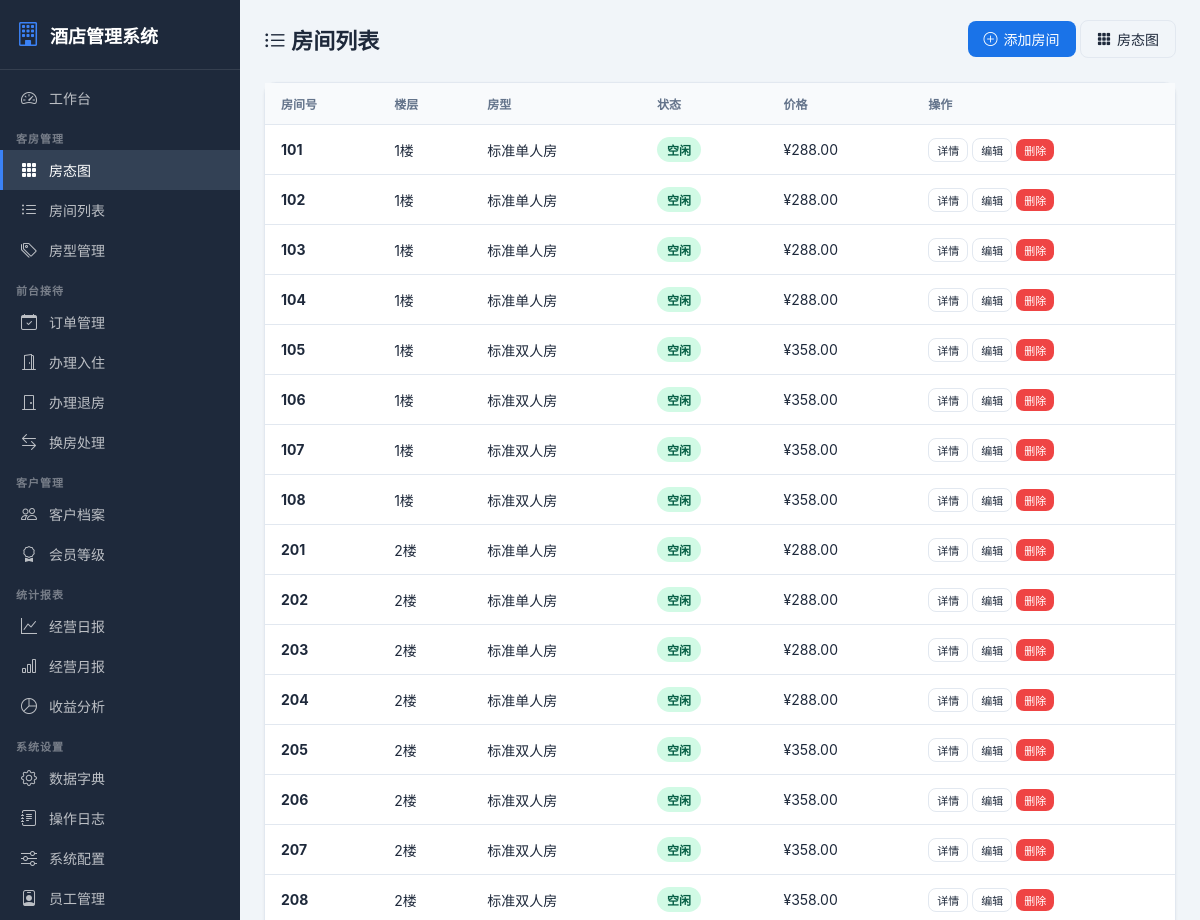
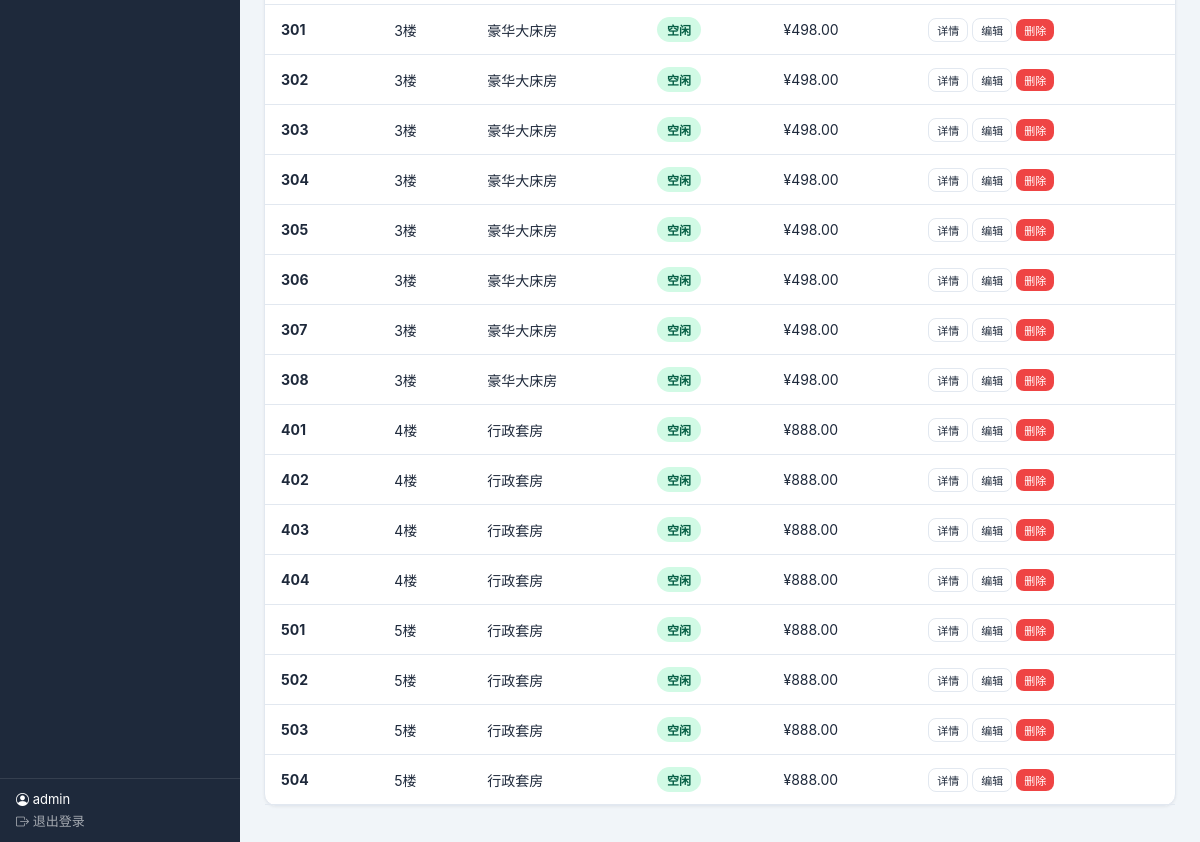
The app's page /rooms/list/ (signed in) with its own data (2 pictures, top to bottom).
### rooms/models.py (models this page shows, shortened)
class Room(models.Model):
    STATUS_CHOICES = [
        ("available", "空闲"),
        ("occupied", "住人"),
        ("reserved", "预定"),
        ("dirty", "脏房"),
        ("maintenance", "维修"),
    ]
    room_number = models.CharField(verbose_name="房间号", max_length=20, unique=True)
    floor = models.IntegerField(verbose_name="楼层", default=1)
    room_type = models.ForeignKey(RoomType, on_delete=models.CASCADE, verbose_name="房型")
    status = models.CharField(verbose_name="状态", max_length=20, choices=STATUS_CHOICES, default="available")
    price_override = models.DecimalField(verbose_name="价格覆盖", max_digits=10, decimal_places=2, default=0, help_text="0表示使用房型默认价格")
    notes = models.TextField(verbose_name="备注", blank=True)
    created_at = models.DateTimeField(verbose_name="创建时间", auto_now_add=True)
    class Meta:
        verbose_name = "房间"
        verbose_name_plural = "房间管理"
    def current_price(self):
        if self.price_override > 0:
            return self.price_override
        return self.room_type.base_price

class RoomType(models.Model):
    name = models.CharField(verbose_name="房型名称", max_length=50, unique=True)
    code = models.CharField(verbose_name="房型代码", max_length=20, unique=True)
    description = models.TextField(verbose_name="描述", blank=True)
    base_price = models.DecimalField(verbose_name="基础价格", max_digits=10, decimal_places=2)
    weekend_price = models.DecimalField(verbose_name="周末价格", max_digits=10, decimal_places=2, default=0)
    holiday_price = models.DecimalField(verbose_name="节假日价格", max_digits=10, decimal_places=2, default=0)
    capacity = models.IntegerField(verbose_name="容纳人数", default=2)
    bed_type = models.CharField(verbose_name="床型", max_length=50, default="大床")
    area = models.CharField(verbose_name="面积", max_length=20, blank=True)
    amenities = models.TextField(verbose_name="设施", blank=True)
    created_at = models.DateTimeField(verbose_name="创建时间", auto_now_add=True)
    class Meta:
        verbose_name = "房型"
        verbose_name_plural = "房型管理"

### rooms/views.py (the view)
# urls.py: path("list/", views.room_list, name="room_list"),
@login_required
def room_list(request):
    rooms = Room.objects.select_related("room_type").all().order_by("floor", "room_number")
    return render(request, "rooms/room_list.html", {"rooms": rooms})

### rooms/templates/rooms/room_list.html (shortened to what this page needs)
{% extends 'base.html' %}
{% block content %}
<div class="page-header">
    <h1><i class="bi bi-list-ul"></i> 房间列表</h1>
    <div>
        <a href="{% url 'rooms:room_create' %}" class="btn btn-primary"><i class="bi bi-plus-circle"></i> 添加房间</a>
        <a href="{% url 'rooms:room_grid' %}" class="btn btn-outline"><i class="bi bi-grid-3x3-gap-fill"></i> 房态图</a>
    </div>
</div>
<div class="card">
    <div class="card-body" style="padding:0">
        <table class="table">
            <thead>
                <tr><th>房间号</th><th>楼层</th><th>房型</th><th>状态</th><th>价格</th><th>操作</th></tr>
            </thead>
            <tbody>
                {% for room in rooms %}
                <tr>
                    <td><strong>{{ room.room_number }}</strong></td>
                    <td>{{ room.floor }}楼</td>
                    <td>{{ room.room_type.name }}</td>
                    <td><span class="badge {% if room.status == 'available' %}badge-success{% elif room.status == 'occupied' %}badge-info{% elif room.status == 'reserved' %}badge-warning{% elif room.status == 'dirty' %}badge-danger{% else %}badge-gray{% endif %}">{{ room.get_status_display }}</span></td>
                    <td>¥{{ room.current_price }}</td>
                    <td>
                        <a href="{% url 'rooms:room_detail' room.pk %}" class="btn btn-outline btn-xs">详情</a>
                        <a href="{% url 'rooms:room_edit' room.pk %}" class="btn btn-outline btn-xs">编辑</a>
                        <a href="{% url 'rooms:room_delete' room.pk %}" class="btn btn-danger btn-xs" onclick="return confirm('确认删除?')">删除</a>
                    </td>
                </tr>
                {% empty %}
                <tr><td colspan="6" style="text-align:center;color:var(--text-light);padding:30px">暂无房间</td></tr>
                {% endfor %}
            </tbody>
        </table>
    </div>
</div>
{% endblock %}

### templates/base.html (shortened to what this page needs)
<!DOCTYPE html>
<html lang="zh-CN">
<head>
    {% load static %}
    <link rel="stylesheet" href="{% static 'css/style.css' %}">
    <link rel="stylesheet" href="https://cdn.jsdelivr.net/npm/bootstrap-icons@1.11.3/font/bootstrap-icons.css">
</head>
<body>
    {% if user.is_authenticated %}
    <aside class="sidebar">
        <div class="sidebar-brand">
            <i class="bi bi-building"></i>
            <span>酒店管理系统</span>
        </div>
        <nav class="sidebar-nav">
            <a href="{% url 'dashboard' %}" class="sidebar-item {% if request.resolver_match.url_name == 'dashboard' %}active{% endif %}">
                <i class="bi bi-speedometer2"></i> <span>工作台</span>
            </a>
            <div class="sidebar-section">客房管理</div>
            <a href="{% url 'rooms:room_grid' %}" class="sidebar-item {% if 'rooms' in request.path and 'types' not in request.path %}active{% endif %}">
                <i class="bi bi-grid-3x3-gap-fill"></i> <span>房态图</span>
            </a>
            <a href="{% url 'rooms:room_list' %}" class="sidebar-item">
                <i class="bi bi-list-ul"></i> <span>房间列表</span>
            </a>
            <a href="{% url 'rooms:room_type_list' %}" class="sidebar-item {% if 'types' in request.path %}active{% endif %}">
                <i class="bi bi-tags"></i> <span>房型管理</span>
            </a>
            <div class="sidebar-section">前台接待</div>
            <a href="{% url 'bookings:booking_list' %}" class="sidebar-item {% if 'bookings' in request.path and 'check' not in request.path %}active{% endif %}">
                <i class="bi bi-calendar-check"></i> <span>订单管理</span>
            </a>
            <a href="{% url 'bookings:check_in' %}" class="sidebar-item">
                <i class="bi bi-door-open"></i> <span>办理入住</span>
            </a>
            <a href="{% url 'bookings:check_out' %}" class="sidebar-item">
                <i class="bi bi-door-closed"></i> <span>办理退房</span>
            </a>
            <a href="{% url 'bookings:room_change' %}" class="sidebar-item">
                <i class="bi bi-arrow-left-right"></i> <span>换房处理</span>
            </a>
            <div class="sidebar-section">客户管理</div>
            <a href="{% url 'customers:customer_list' %}" class="sidebar-item {% if 'customers' in request.path and 'membership' not in request.path %}active{% endif %}">
                <i class="bi bi-people"></i> <span>客户档案</span>
            </a>
            <a href="{% url 'customers:membership_list' %}" class="sidebar-item">
                <i class="bi bi-award"></i> <span>会员等级</span>
            </a>
            <div class="sidebar-section">统计报表</div>
            <a href="{% url 'reports:daily_report' %}" class="sidebar-item">
                <i class="bi bi-graph-up"></i> <span>经营日报</span>
            </a>
            <a href="{% url 'reports:monthly_report' %}" class="sidebar-item">
                <i class="bi bi-bar-chart"></i> <span>经营月报</span>
            </a>
            <a href="{% url 'reports:revenue_analysis' %}" class="sidebar-item">
                <i class="bi bi-pie-chart"></i> <span>收益分析</span>
            </a>
            <div class="sidebar-section">系统设置</div>
            <a href="{% url 'system:dict_list' %}" class="sidebar-item">
                <i class="bi bi-gear"></i> <span>数据字典</span>
            </a>
            <a href="{% url 'system:operation_logs' %}" class="sidebar-item">
                <i class="bi bi-journal-text"></i> <span>操作日志</span>
            </a>
            <a href="{% url 'system:hotel_config' %}" class="sidebar-item">
                <i class="bi bi-sliders"></i> <span>系统配置</span>
            </a>
            <a href="{% url 'accounts:user_list' %}" class="sidebar-item">
                <i class="bi bi-person-badge"></i> <span>员工管理</span>
            </a>
        </nav>
        <div class="sidebar-footer">
            <div style="margin-bottom:4px;"><i class="bi bi-person-circle"></i> {{ user.username }}</div>
            <a href="{% url 'accounts:logout' %}"><i class="bi bi-box-arrow-right"></i> 退出登录</a>
        </div>
    </aside>
    {% endif %}
    <main class="main-content">
        {% block content %}{% endblock %}
    </main>
</body>
</html>

### static/css/style.css (style rules this page uses)
:root { --primary: #1a73e8; --primary-dark: #1557b0; --sidebar-bg: #1e293b; --sidebar-hover: #334155; --bg: #f1f5f9; --card-bg: #ffffff; --text: #1e293b; --text-light: #64748b; --border: #e2e8f0; --success: #10b981; --warning: #f59e0b; --danger: #ef4444; --info: #3b82f6; }
* { margin: 0; padding: 0; box-sizing: border-box; }
body { font-family: -apple-system, BlinkMacSystemFont, "Segoe UI", Roboto, "PingFang SC", "Microsoft YaHei", sans-serif; background: var(--bg); color: var(--text); display: flex; min-height: 100vh; }
.sidebar { width: 240px; min-height: 100vh; background: var(--sidebar-bg); color: #fff; position: fixed; left: 0; top: 0; bottom: 0; z-index: 1000; display: flex; flex-direction: column; overflow-y: auto; }
.sidebar-brand { padding: 20px 16px; font-size: 18px; font-weight: 700; border-bottom: 1px solid rgba(255,255,255,0.1); display: flex; align-items: center; gap: 10px; }
.sidebar-brand i { font-size: 24px; color: var(--info); }
.sidebar-nav { flex: 1; padding: 8px 0; }
.sidebar-section { padding: 12px 16px 4px; font-size: 11px; text-transform: uppercase; color: rgba(255,255,255,0.4); letter-spacing: 1px; font-weight: 600; }
.sidebar-item { display: flex; align-items: center; gap: 10px; padding: 10px 16px; color: rgba(255,255,255,0.7); text-decoration: none; font-size: 14px; transition: all 0.15s; border-left: 3px solid transparent; }
.sidebar-item.active { background: var(--sidebar-hover); color: #fff; border-left-color: var(--info); }
.sidebar-item i { font-size: 16px; width: 20px; text-align: center; }
.sidebar-footer { padding: 12px 16px; border-top: 1px solid rgba(255,255,255,0.1); font-size: 13px; }
.sidebar-footer a { color: rgba(255,255,255,0.6); text-decoration: none; }
.main-content { margin-left: 240px; flex: 1; padding: 20px 24px; min-height: 100vh; }
.page-header { display: flex; justify-content: space-between; align-items: center; margin-bottom: 24px; }
.page-header h1 { font-size: 22px; font-weight: 700; }
.card { background: var(--card-bg); border-radius: 12px; box-shadow: 0 1px 3px rgba(0,0,0,0.06); border: 1px solid var(--border); margin-bottom: 16px; }
.card-body { padding: 20px; }
.table { width: 100%; border-collapse: collapse; }
.table th { text-align: left; padding: 12px 16px; font-size: 12px; font-weight: 600; text-transform: uppercase; color: var(--text-light); background: #f8fafc; border-bottom: 1px solid var(--border); }
.table td { padding: 12px 16px; border-bottom: 1px solid var(--border); font-size: 14px; }
.badge { display: inline-block; padding: 4px 10px; border-radius: 20px; font-size: 12px; font-weight: 600; }
.badge-success { background: #d1fae5; color: #065f46; }
.btn { display: inline-flex; align-items: center; gap: 6px; padding: 8px 16px; border-radius: 8px; font-size: 14px; font-weight: 500; border: none; cursor: pointer; text-decoration: none; transition: all 0.15s; }
.btn-primary { background: var(--primary); color: #fff; }
.btn-danger { background: var(--danger); color: #fff; }
.btn-outline { background: transparent; border: 1px solid var(--border); color: var(--text); }
.btn-xs { padding: 3px 8px; font-size: 11px; }

### records on screen
Room: room_number "101", floor "1", room_type.name "标准单人房", status "空闲", current_price "288.00"
Room: room_number "102", floor "1", room_type.name "标准单人房", status "空闲", current_price "288.00"
Room: room_number "103", floor "1", room_type.name "标准单人房", status "空闲", current_price "288.00"
Room: room_number "104", floor "1", room_type.name "标准单人房", status "空闲", current_price "288.00"
Room: room_number "105", floor "1", room_type.name "标准双人房", status "空闲", current_price "358.00"
Room: room_number "106", floor "1", room_type.name "标准双人房", status "空闲", current_price "358.00"
Room: room_number "107", floor "1", room_type.name "标准双人房", status "空闲", current_price "358.00"
Room: room_number "108", floor "1", room_type.name "标准双人房", status "空闲", current_price "358.00"
Room: room_number "201", floor "2", room_type.name "标准单人房", status "空闲", current_price "288.00"
Room: room_number "202", floor "2", room_type.name "标准单人房", status "空闲", current_price "288.00"
Room: room_number "203", floor "2", room_type.name "标准单人房", status "空闲", current_price "288.00"
Room: room_number "204", floor "2", room_type.name "标准单人房", status "空闲", current_price "288.00"
Room: room_number "205", floor "2", room_type.name "标准双人房", status "空闲", current_price "358.00"
Room: room_number "206", floor "2", room_type.name "标准双人房", status "空闲", current_price "358.00"
Room: room_number "207", floor "2", room_type.name "标准双人房", status "空闲", current_price "358.00"
Room: room_number "208", floor "2", room_type.name "标准双人房", status "空闲", current_price "358.00"
Room: room_number "301", floor "3", room_type.name "豪华大床房", status "空闲", current_price "498.00"
Room: room_number "302", floor "3", room_type.name "豪华大床房", status "空闲", current_price "498.00"
Room: room_number "303", floor "3", room_type.name "豪华大床房", status "空闲", current_price "498.00"
Room: room_number "304", floor "3", room_type.name "豪华大床房", status "空闲", current_price "498.00"
Room: room_number "305", floor "3", room_type.name "豪华大床房", status "空闲", current_price "498.00"
Room: room_number "306", floor "3", room_type.name "豪华大床房", status "空闲", current_price "498.00"
Room: room_number "307", floor "3", room_type.name "豪华大床房", status "空闲", current_price "498.00"
Room: room_number "308", floor "3", room_type.name "豪华大床房", status "空闲", current_price "498.00"
Room: room_number "401", floor "4", room_type.name "行政套房", status "空闲", current_price "888.00"
Room: room_number "402", floor "4", room_type.name "行政套房", status "空闲", current_price "888.00"
Room: room_number "403", floor "4", room_type.name "行政套房", status "空闲", current_price "888.00"
Room: room_number "404", floor "4", room_type.name "行政套房", status "空闲", current_price "888.00"
Room: room_number "501", floor "5", room_type.name "行政套房", status "空闲", current_price "888.00"
Room: room_number "502", floor "5", room_type.name "行政套房", status "空闲", current_price "888.00"
Room: room_number "503", floor "5", room_type.name "行政套房", status "空闲", current_price "888.00"
Room: room_number "504", floor "5", room_type.name "行政套房", status "空闲", current_price "888.00"

### other values on screen
{{ user.username }} "admin"
